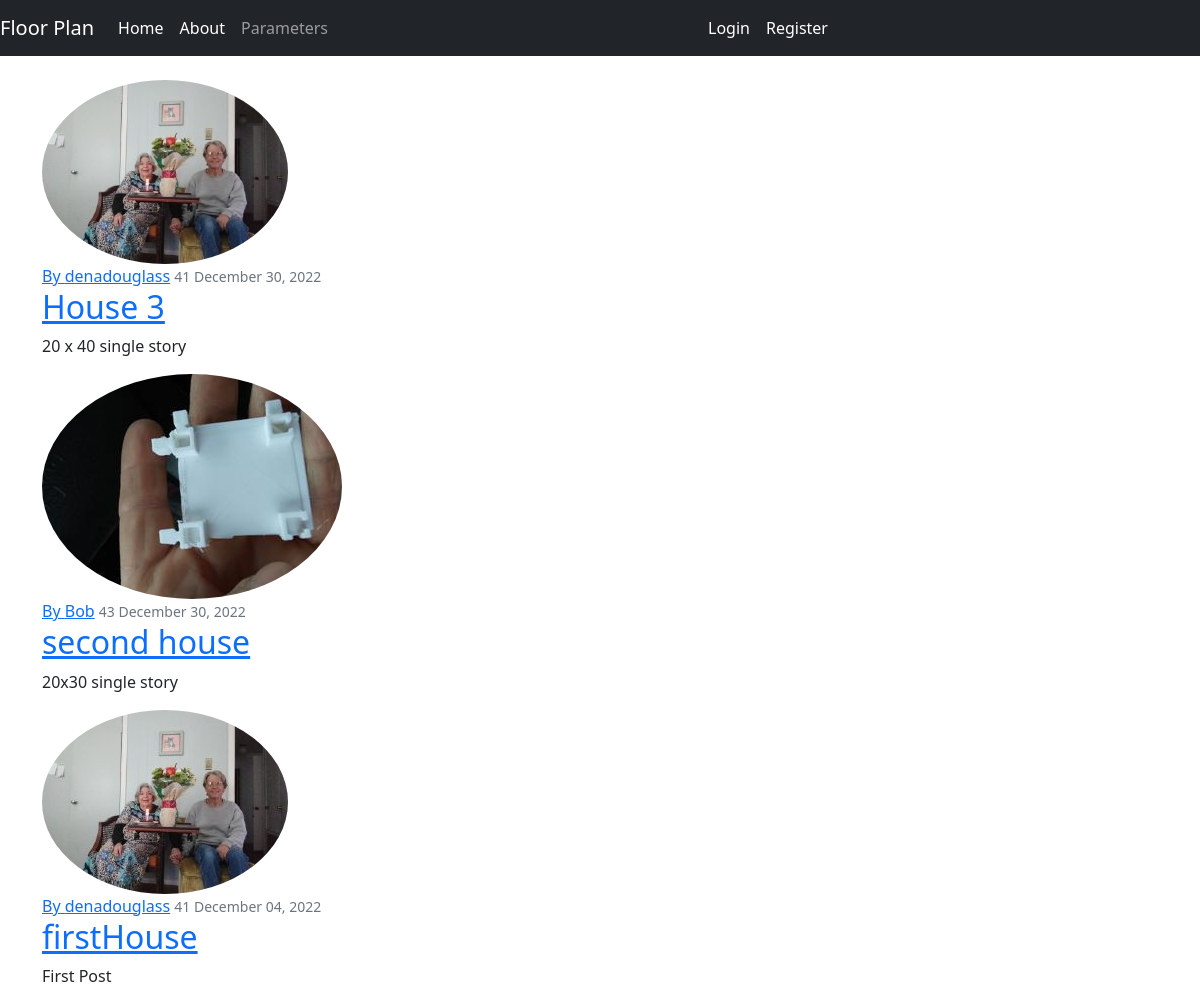
The page / on the database its author committed.
### BBrandApp/models.py (models this page shows, shortened)
class Post(models.Model):
	title = models.CharField(max_length=100)
	content = models.TextField()
	date_posted = models.DateTimeField(default=timezone.now)
	name = models.ForeignKey(User, on_delete=models.CASCADE)

### users/models.py (models this page shows, shortened)
class Profile(models.Model):
	user = models.OneToOneField(User, on_delete=models.CASCADE)
	image = models.ImageField(default='default.jpg', upload_to='profile_pics')

### BBrandApp/views.py (the view)
# urls.py: path('', PostListView.as_view(), name='home'),
class PostListView(ListView):
	model = Post
	template_name = 'home.html' # <app>/<model>_<viewtype>.html
	context_object_name = 'posts'
	ordering = ['-date_posted']

### BBrandApp/templates/home.html
{% extends 'base.html' %}
{%block content %}
	{% for post in posts %}
		<article class="media content-section">
			<img class="rounded-circle article-img" src="{{ post.name.profile.image.url }}">
			<div class="media-body">
				<div class="articale-metadata">
					<a class="mr-2" href="{% url 'user' %}">By {{ post.name }}</a>
					<small class="text-muted">{{ post.name_id}} {{ post.date_posted|date:"F d, Y" }}</small>
				</div>
				<h2><a class="article-title" href="{% url 'post-detail' post.id %}">{{ post.title }}</a></h2>
				<p class="articale-content">{{ post.content }}</p>
			</div>
		</article>
	{% endfor %}
{% endblock %}

### rows shown on the page
Post: name.profile.image (picture), name "denadouglass", name_id "41", date_posted "December 30, 2022", title "House 3", content "20 x 40 single story"
Post: name.profile.image (placeholder picture), name "Bob", name_id "43", date_posted "December 30, 2022", title "second house", content "20x30 single story"
Post: name.profile.image (picture), name "denadouglass", name_id "41", date_posted "December 04, 2022", title "firstHouse", content "First Post"
